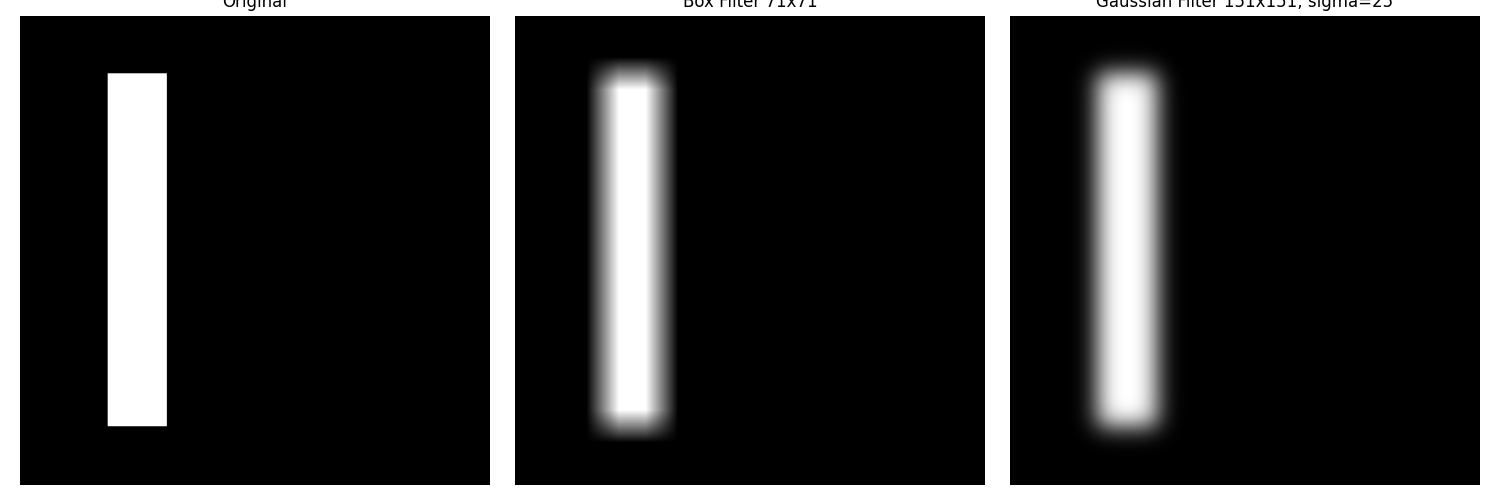

This chart was generated by the following Python code:

import sys
import os
import numpy as np
import matplotlib.pyplot as plt
from scipy.ndimage import correlate, uniform_filter
from libDIPUM.gaussiankernel import gaussiankernel

# Data: Synthetic image
f = np.zeros((1024, 1024), dtype=np.uint8)
f[127:896, 191:320] = 255

# Kernels
# box = ones(71); box = box/sum(box(:));
# We can use uniform_filter.

# Gaussian
# gaussian = gaussiankernel(151, 'sampled', 25, 1);
gaussian, _ = gaussiankernel(151, 'sampled', 25.0, 1.0)
gaussian = gaussian / np.sum(gaussian)

# Filtering
# MATLAB: imfilter(f, box, 'replicate')
# scipy: uniform_filter or correlated. uniform_filter is faster for box.
# mode='nearest' corresponds to 'replicate'.

f_float = f.astype(float) / 255.0

# Box filtering
# uniform_filter size=71
gbox = uniform_filter(f_float, size=71, mode='nearest')

# Gaussian filtering
ggauss = correlate(f_float, gaussian, mode='nearest')

# Display
fig, axes = plt.subplots(1, 3, figsize=(15, 5))

axes[0].imshow(f, cmap='gray', vmin=0, vmax=255)
axes[0].set_title('Original')
axes[0].axis('off')

axes[1].imshow(gbox, cmap='gray')
axes[1].set_title('Box Filter 71x71')
axes[1].axis('off')

axes[2].imshow(ggauss, cmap='gray')
axes[2].set_title('Gaussian Filter 151x151, sigma=25')
axes[2].axis('off')

plt.tight_layout()
plt.savefig('Figure344.png')
print("Saved Figure344.png")
plt.show()
